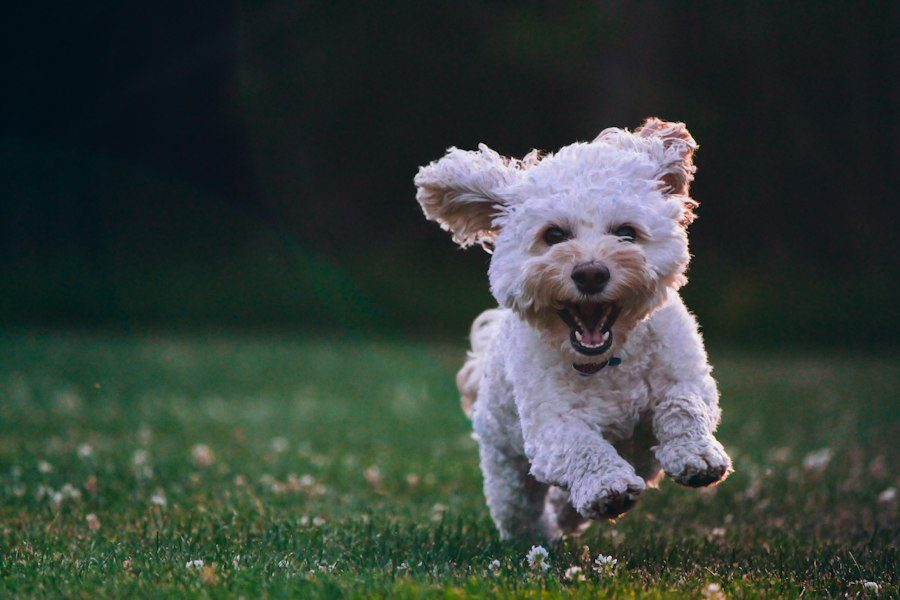
#> input picture Support/Demo/Images/Images/dog.jpg, 900 x 600 px
$ python make-demo.py Images
#> lines starting #> are read from the running program, lines starting #| are printed output that depends on the picture
#!/usr/bin/env python3
"""Writes the demo mode's sample chats (demo.json, Models.swift's shapes) into a folder.

    make-demo.py <folder>

Everyone in it is made up. The pictures (Images/) are from Unsplash (free to use under the
Unsplash License). Times are relative to now, so the chat list reads "Today" and "Yesterday".
"""
import hashlib
import json
import os
import shutil
import sys
import time
from datetime import datetime, timedelta

folder = os.path.abspath(sys.argv[1])
images = os.path.join(folder, "Images")
here = os.path.dirname(os.path.abspath(__file__))
shutil.rmtree(folder, ignore_errors=True)
shutil.copytree(os.path.join(here, "Images"), images)

now = datetime.now().replace(second=0, microsecond=0)


def at(days_ago, hour, minute):
    """Milliseconds for a time of day, `days_ago` days back."""
    t = (now - timedelta(days=days_ago)).replace(hour=hour, minute=minute)
    return int(t.timestamp() * 1000)


def ago(minutes):
    return int((now - timedelta(minutes=minutes)).timestamp() * 1000)


def image(name):
    return "file://" + os.path.join(images, name)


ME = "100"
people = {
    ME: ("Alex Morgan", None),
    "201": ("Emma Larsen", "avatar-emma.jpg"),
    "202": ("Noah Fischer", "avatar-noah.jpg"),
    "203": ("Mia Rossi", "avatar-mia.jpg"),
    "204": ("Liam Chen", "avatar-liam.jpg"),
    "205": ("Sofia Novak", "avatar-sofia.jpg"),
    "206": ("Ethan Park", "avatar-ethan.jpg"),
    "207": ("Hannah Weber", "avatar-hannah.jpg"),
    "208": ("Lucas Martin", None),
    "209": ("Olivia Brooks", None),
    "210": ("Daniel Kovacs", None),
    "211": ("Lena Hoffmann", "avatar-plant.jpg"),
    "212": ("Jonas Berg", None),
    "213": ("Grace Kim", None),
}


def person(uid, read=None):
    name, avatar = people[uid]
    p = {"id": uid, "name": name}
    if avatar:
        p["avatarURL"] = image(avatar)
    if read is not None:
        p["readWatermark"] = read
    return p


messages = {}
conversations = []
counter = [0]


def msg(thread, sender, ts, text="", **extra):
    counter[0] += 1
    m = {
        "id": extra.pop("id", f"m{counter[0]}"),
        "threadID": thread,
        "senderID": sender,
        "isFromMe": sender == ME,
        "isSystem": extra.pop("isSystem", False),
        "text": text,
        "timestamp": ts,
        "attachments": extra.pop("attachments", []),
        "reactions": [{"senderID": s, "emoji": e} for s, e in extra.pop("reactions", [])],
        "status": "sent",
        "isUnsent": False,
        "isEdited": extra.pop("isEdited", False),
    }
    m.update(extra)
    messages.setdefault(thread, []).append(m)
    return m


def photo(name, w, h, aid=None):
    path = os.path.join(images, name)
    return {"id": aid or name, "kind": "image", "url": "file://" + path, "localPath": path, "width": w, "height": h}


def chat(cid, name, members, *, group=False, avatar=None, encrypted=False, unread=0, muted=False,
         colors=None, emoji=None, marketplace=False, request=None, custom_name=None, reads=None):
    thread = messages.get(cid, [])
    last = thread[-1] if thread else None
    snippet = ""
    if last:
        snippet = last["text"] or ("sent a photo." if last["attachments"] else "")
    reads = reads or {}
    c = {
        "id": cid,
        "name": name,
        "hasCustomName": custom_name if custom_name is not None else group,
        "snippet": snippet,
        "snippetSenderID": last["senderID"] if last else None,
        "lastActivity": last["timestamp"] if last else ago(60 * 24 * 5),
        "unreadCount": unread,
        "isGroup": group,
        "isEncrypted": encrypted,
        "isMuted": muted,
        "isMarketplace": marketplace,
        "participants": [person(u, reads.get(u)) for u in members],
    }
    if avatar:
        c["avatarURL"] = image(avatar)
    elif not group:
        other = next(u for u in members if u != ME)
        if people[other][1]:
            c["avatarURL"] = image(people[other][1])
    if colors:
        c["bubbleColors"] = colors
    if emoji:
        c["quickEmoji"] = emoji
    if request:
        c["requestList"] = request
    conversations.append(c)
    return c


# --- Emma: the hero chat (photos, a link preview, a reply, tapbacks, read pictures, typing).
E = "201"
msg(E, E, at(1, 19, 42), "Are we still on for Saturday? 🏔️")
cabin = msg(E, ME, at(1, 19, 45), "Yes! Booked the cabin by the lake 🏡")
msg(E, ME, at(1, 19, 45) + 5000, "", attachments=[photo("lake.jpg", 900, 600)], reactions=[(E, "❤️")])
msg(E, E, at(1, 19, 51), "Wow, that view 😍")
msg(E, ME, ago(46), "https://www.nps.gov/yose/planyourvisit/hiking.htm")
msg(E, E, ago(41), "Is it close to the trailhead?",
    replyTo={"messageID": cabin["id"], "senderID": ME, "text": cabin["text"]})
msg(E, ME, ago(38), "10 minutes by car. Mist Trail first?", reactions=[(E, "👍")])
emma_last = msg(E, ME, ago(37), "Leaving at 7:30 sharp", isEdited=True, previousTexts=["Leaving at 8"])

# --- The hiking group: a theme, a poll, tags.
G = "301"
group_members = [ME, "201", "202", "203", "204"]
poll_voters = {"a": ["201", "202", ME], "b": ["204"], "c": ["203", "204"]}
total = len(group_members)
poll = {
    "id": "poll1",
    "question": "Where should we hike on Saturday?",
    "isComplete": True,
    "options": [
        {"id": oid, "text": text, "voteCount": len(poll_voters[oid]),
         "percent": round(100 * len(poll_voters[oid]) / total),
         "voted": ME in poll_voters[oid], "voters": [person(u) for u in poll_voters[oid]]}
        for oid, text in [("a", "Mist Trail"), ("b", "Half Dome"), ("c", "Glacier Point")]
    ],
}
msg(G, "203", at(1, 17, 50), "", attachments=[photo("moraine.jpg", 900, 600)],
    reactions=[("201", "😮"), (ME, "❤️"), ("204", "❤️")])
msg(G, "203", at(1, 17, 51), "Sunrise from last year. Same spot?")
tag = "@Liam Chen are you bringing the tent?"
msg(G, "203", at(1, 18, 20), tag, mentions=[{"offset": 0, "length": len("@Liam Chen"), "userID": "204"}])
msg(G, "204", at(1, 18, 26), "Yep, and the stove 🔥", reactions=[("203", "😆"), ("202", "👍")])
msg(G, "202", ago(95), "Noah Fischer created a poll: Where should we hike on Saturday?", isSystem=True,
    attachments=[{"id": "poll1", "kind": "poll", "poll": poll}])
msg(G, "202", ago(94), "Vote by tonight please 🙏")
msg(G, ME, ago(60), "Mist Trail, obviously 😄", reactions=[("201", "🎉")])
msg(G, "201", ago(12), "See you all at the trailhead 🥾")

# --- Noah: calls and a shared location.
N = "202"
msg(N, N, at(3, 21, 15), "", attachments=[{"id": "c1", "kind": "call", "call": {"isVideo": True, "outcome": "missed"}}])
msg(N, ME, at(3, 21, 40), "Sorry, was at the gym! Call you back in 5")
msg(N, ME, at(3, 21, 47), "", attachments=[{"id": "c2", "kind": "call", "call": {"isVideo": False, "outcome": "ended", "duration": 754}}])
msg(N, N, ago(180), "Here's the trailhead parking",
    attachments=[{"id": "loc1", "kind": "location", "location": {"latitude": 37.7326, "longitude": -119.5578,
                                                                    "name": "Happy Isles Trailhead",
                                                                    "address": "Yosemite Valley, CA"}}])
msg(N, ME, ago(170), "Got it, thanks!", reactions=[(N, "👍")])

# --- Mia: a reel, a file.
M = "203"
msg(M, M, at(2, 12, 30), "", attachments=[{
    "id": "reel1", "kind": "link", "title": "Golden hour at Tunnel View 🌄", "subtitle": "yosemite.trails",
    "source": "Instagram", "previewURL": image("yosemite.jpg"), "width": 900, "height": 600}])
msg(M, M, at(2, 12, 31), "This is going on my wall")
msg(M, ME, at(2, 13, 2), "", attachments=[{"id": "f1", "kind": "file", "filename": "Packing list.pdf",
                                           "mimeType": "application/pdf", "localPath": os.path.join(images, "Packing list.pdf")}])
msg(M, ME, at(2, 13, 2) + 4000, "Made us a packing list")
msg(M, M, ago(250), "Lifesaver 🙌", reactions=[(ME, "❤️")])

# --- More chats for the list.
msg("205", "205", ago(20), "Can't wait to see the photos! 📸")
msg("206", ME, ago(130), "Pizza on Friday? 🍕")
msg("206", "206", ago(125), "", attachments=[photo("pizza.jpg", 900, 1350)])
msg("206", "206", ago(124), "Already ordered 😎")
msg("401", "207", at(1, 9, 5), "Next month: Project Hail Mary 🚀")
msg("402", "208", at(1, 8, 12), "Mom says dinner is at 7 on Sunday")
msg("209", "209", at(2, 17, 40), "Thanks for the recommendation!")
msg("210", ME, at(3, 11, 20), "See you at the conference 👋")
msg("501", "211", at(1, 15, 30), "Yes, it's still available! Pick-up is in the city center.")
msg("501", ME, at(1, 15, 34), "Great, can I come by tomorrow at 6?")
msg("212", "212", ago(300), "Hi! We met at the climbing gym last week 🧗")
msg("213", "213", at(1, 10, 3), "Hey, are you the one selling the camping stove?")

chat(E, "Emma Larsen", [ME, E], encrypted=True, emoji="🥾", reads={E: emma_last["timestamp"]})
chat(G, "Weekend Hiking Crew", group_members, group=True, avatar="avatar-hiking.jpg", unread=1,
     colors=["#FF8A3D", "#E0418C", "#7B3FE4"], emoji="🏔️",
     reads={"201": ago(12), "202": ago(30), "203": ago(50), "204": ago(12)})
chat("205", "Sofia Novak", [ME, "205"], encrypted=True, unread=1)
chat(N, "Noah Fischer", [ME, N], encrypted=True, reads={N: ago(170)})
chat("206", "Ethan Park", [ME, "206"], encrypted=True)
chat(M, "Mia Rossi", [ME, M], encrypted=True, colors=["#1F9D8B"], reads={M: ago(250)})
chat("401", "Book Club 📚", [ME, "207", "209", "203"], group=True, muted=True)
chat("402", "Family", [ME, "208", "210", "207"], group=True, avatar="avatar-family.jpg")
chat("501", "Lena · Succulent in mint pot", [ME, "211"], marketplace=True, custom_name=True, avatar="avatar-plant.jpg")
chat("209", "Olivia Brooks", [ME, "209"], encrypted=True)
chat("210", "Daniel Kovacs", [ME, "210"], encrypted=True)
chat("212", "Jonas Berg", [ME, "212"], request="mayKnow")
chat("213", "Grace Kim", [ME, "213"], request="mayKnow")

# A one-page PDF for the file attachment.
try:
    from PIL import Image, ImageDraw, ImageFont
    page = Image.new("RGB", (612, 792), "white")
#> page: PIL image 612x792 RGB; every value is 255
    draw = ImageDraw.Draw(page)
    try:
        title = ImageFont.truetype("/System/Library/Fonts/Helvetica.ttc", 64)
        body = ImageFont.truetype("/System/Library/Fonts/Helvetica.ttc", 40)
    except OSError:
        title = body = ImageFont.load_default()
    draw.rectangle((0, 0, 612, 150), fill="#2E7D6B")
    draw.text((50, 45), "Packing list", fill="white", font=title)
    for i, item in enumerate(["Boots", "Rain jacket", "Headlamp", "Water filter", "Snacks", "Sunscreen"]):
        draw.rectangle((50, 200 + i * 90, 84, 234 + i * 90), outline="#2E7D6B", width=4)
        draw.text((110, 196 + i * 90), item, fill="#222", font=body)
    page.save(os.path.join(images, "Packing list.pdf"))
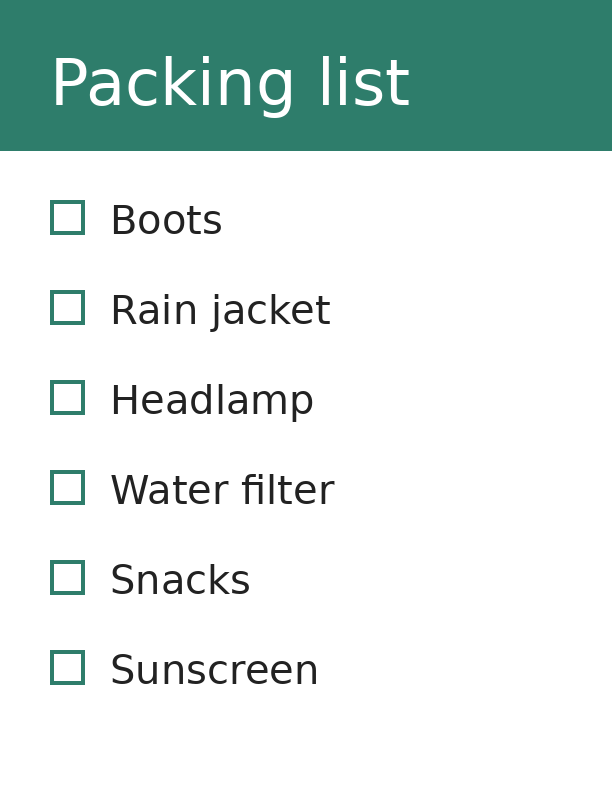
#> saved as Packing list.pdf: PIL image 612x792 RGB; mean R, G, B 211.7, 226.4, 223
except ImportError:
    pass

# The link's preview, as LinkPreviews caches what LinkPresentation fetched.
url = "https://www.nps.gov/yose/planyourvisit/hiking.htm"
digest = hashlib.sha256(url.encode()).hexdigest()
previews = os.path.join(folder, "linkpreviews")
os.makedirs(previews, exist_ok=True)
shutil.copy(os.path.join(images, "forest.jpg"), os.path.join(previews, digest + ".jpg"))
with open(os.path.join(previews, digest + ".json"), "w") as f:
    json.dump({"title": "Hiking - Yosemite National Park (U.S. National Park Service)", "site": "nps.gov", "hasImage": True}, f)

# The Account menu's accounts (a shared family Mac): their pictures where Accounts keeps them.
from PIL import Image

accounts = [("", "100", "Alex Morgan", "dog.jpg"), ("jamie", "120", "Jamie Morgan", "moraine.jpg"),
            ("sam", "121", "Sam Morgan", "beach.jpg")]
for key, _, _, picture in accounts:
    account_folder = os.path.join(folder, "Accounts", key) if key else folder
    os.makedirs(account_folder, exist_ok=True)
    with Image.open(os.path.join(images, picture)) as source:
#> source is the input picture: PIL image 900x600 RGB; mean R, G, B 53.7, 63.7, 58
        side = min(source.size)
#> side = 600
        left, top = (source.width - side) // 2, (source.height - side) // 2
#> left = 150; top = 0
        source.crop((left, top, left + side, top + side)).resize((128, 128)).save(os.path.join(account_folder, "account.png"))
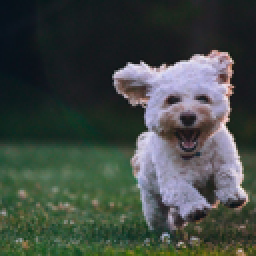
#> saved as account.png: PIL image 128x128 RGB (shown 2 times larger); mean R, G, B 65, 73.3, 68
#> pass 2 of the loop `for key, _, _, picture in accounts:`:
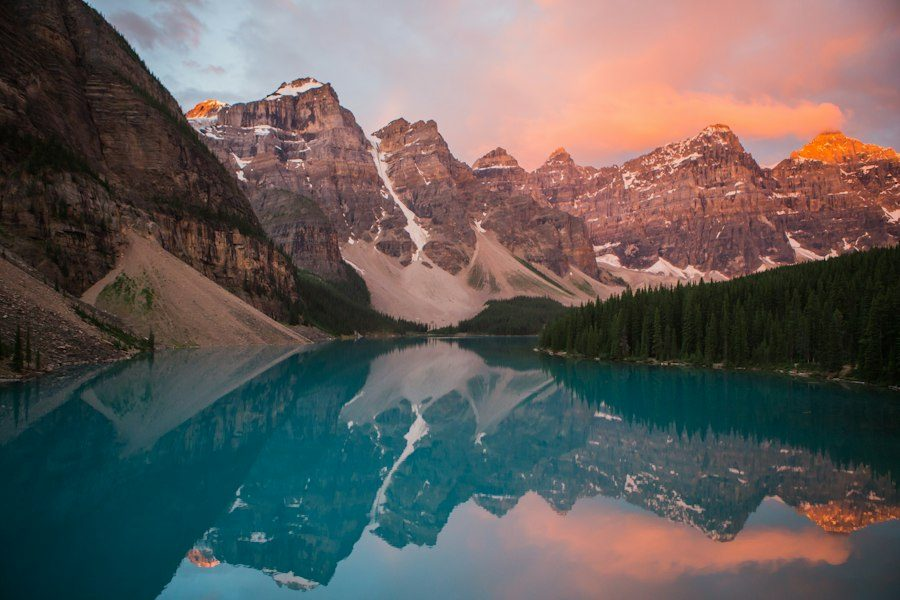
#> input picture Support/Demo/Images/Images/moraine.jpg, 900 x 600 px
#> source is the input picture: PIL image 900x600 RGB; mean R, G, B 98.7, 93.7, 91.8
#> `source.crop((left, top, left + side, top + side)).resize((128, 128)).s..`:
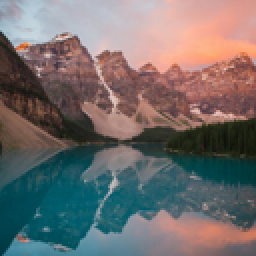
#> saved as account.png: PIL image 128x128 RGB (shown 2 times larger); mean R, G, B 113.7, 109.5, 108.7
#> pass 3 of the loop `for key, _, _, picture in accounts:`:
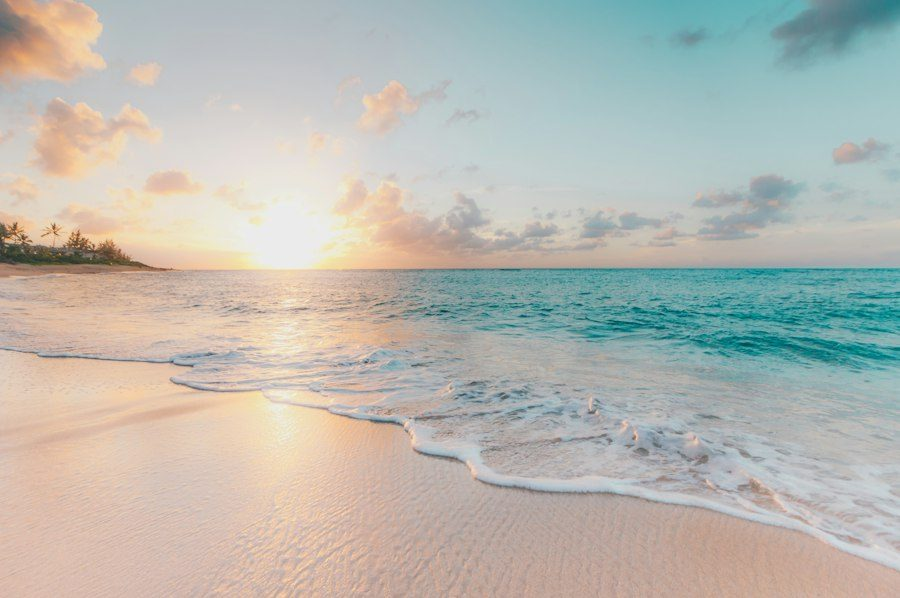
#> input picture Support/Demo/Images/Images/beach.jpg, 900 x 598 px
#> source is the input picture: PIL image 900x598 RGB; mean R, G, B 184.7, 185, 177.8
#> `source.crop((left, top, left + side, top + side)).resize((128, 128)).s..`:
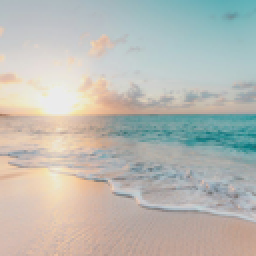
#> saved as account.png: PIL image 128x128 RGB (shown 2 times larger); mean R, G, B 186, 186.4, 180.2

contacts = [person(u) for u in people if u != ME]
presence = [{"userID": E, "isOnline": True, "lastSeen": 0}, {"userID": M, "isOnline": False, "lastSeen": ago(25)}]
# 1:1 chats' presence is keyed by thread ID (the other person's ID).
conversations.sort(key=lambda c: -c["lastActivity"])
with open(os.path.join(folder, "demo.json"), "w") as f:
    json.dump({"account": {"id": ME, "name": people[ME][0]}, "conversations": conversations,
               "messages": messages, "contacts": contacts, "presence": presence,
               "accounts": [{"key": k, "userID": u, "name": n} for k, u, n, _ in accounts]},
              f, ensure_ascii=False, indent=1)
print(folder)
